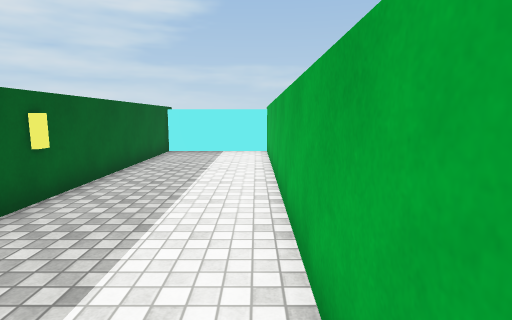
View 1 (above)

18 first-person views from a walk through a Unity game level. The camera is 1.5 m above the floor, tilts 8° down and sees 80° across. The floor is counted in squares, 1 m on a side. Each view is taken from the middle of a square. On the plan, view 1 faces up. The plan holds only what a view shows up to about 15 squares ahead; the rest is blank. The player character is not drawn. Surface patterns are stand-ins for the level's own textures.

View 2
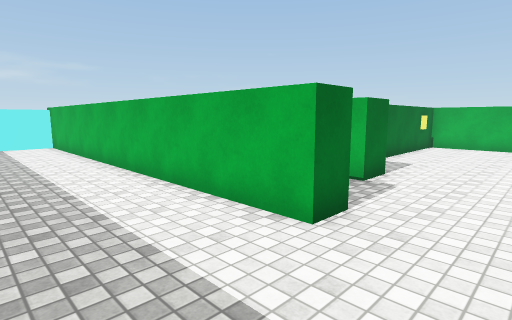

View 3
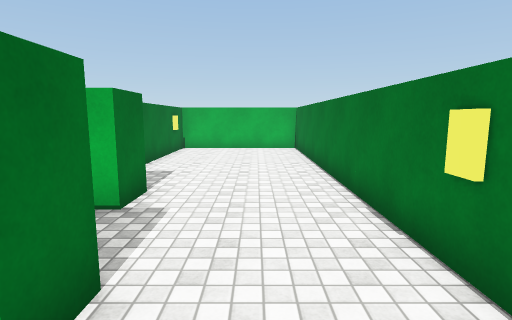

View 4
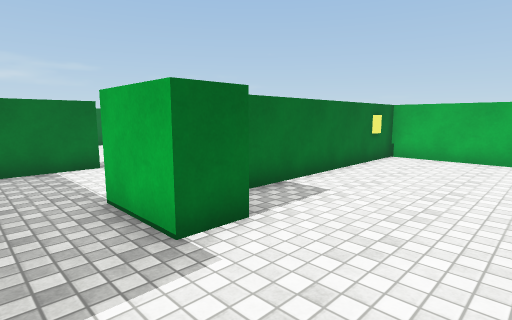

View 5
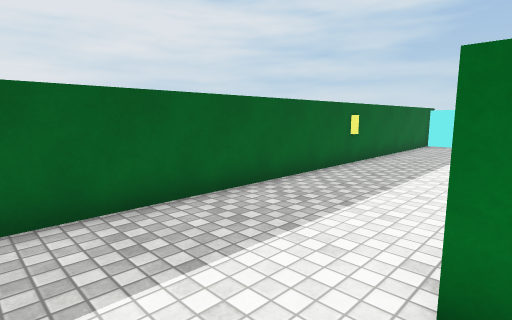

View 6
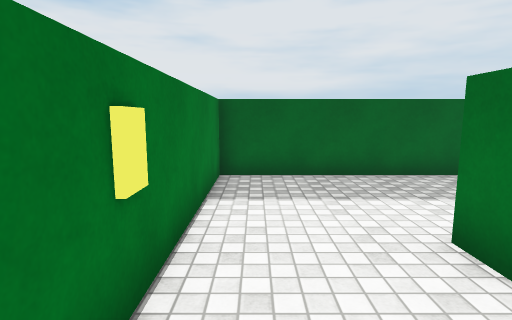

View 7
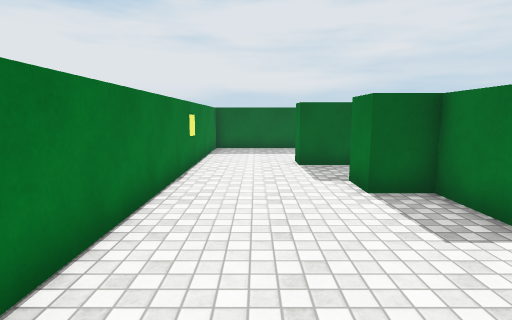

View 8
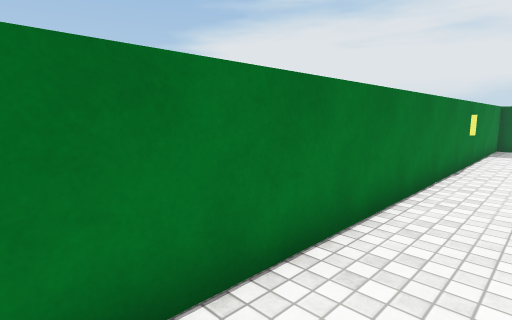

View 9
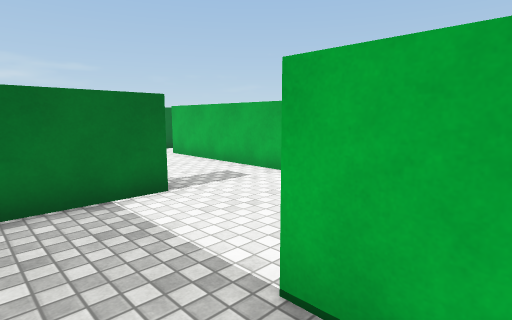

View 10
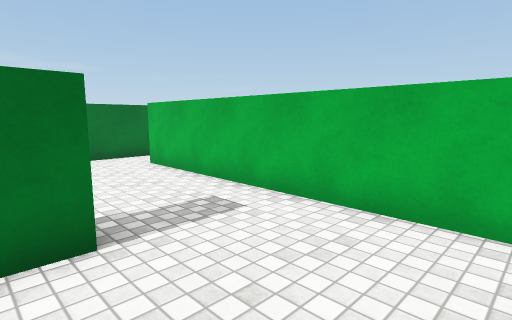

View 11
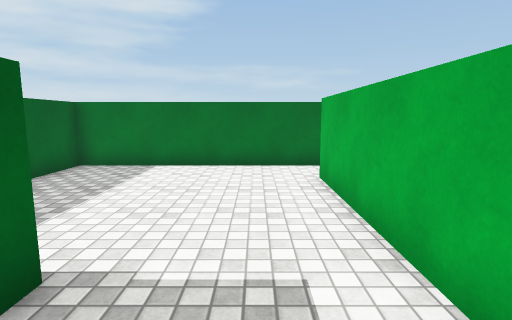

View 12
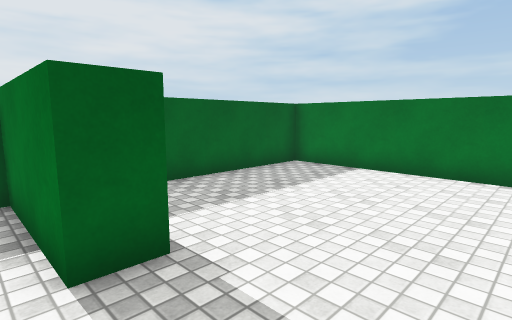

View 13
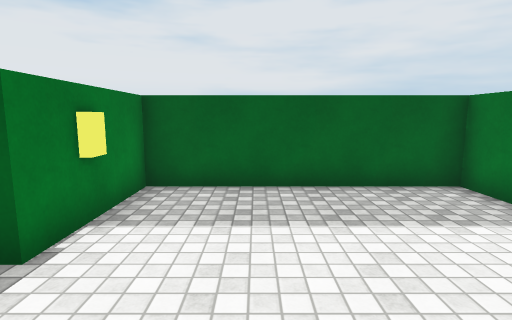

View 14
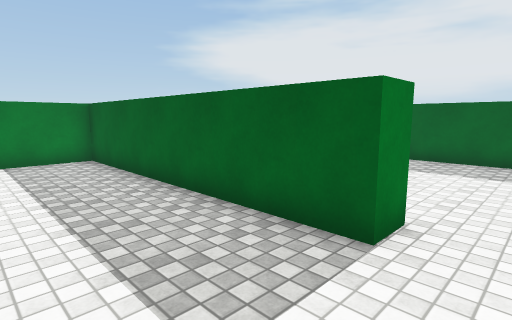

View 15
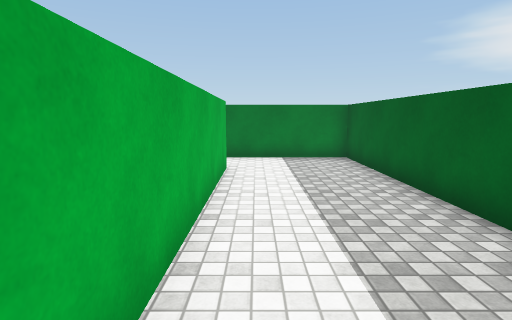

View 16
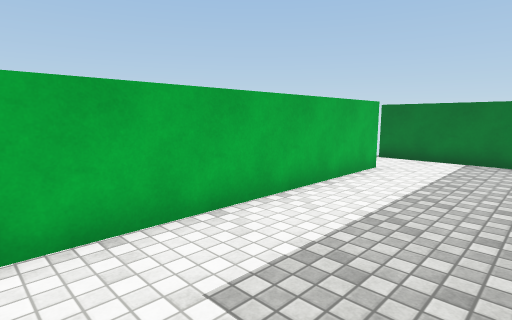

View 17
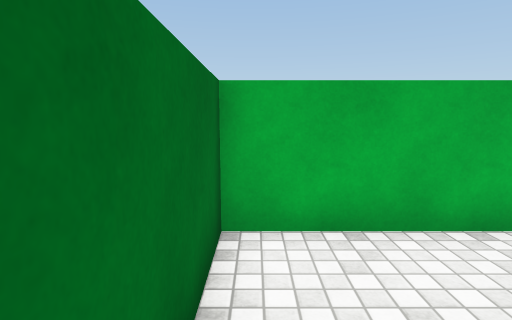

View 18
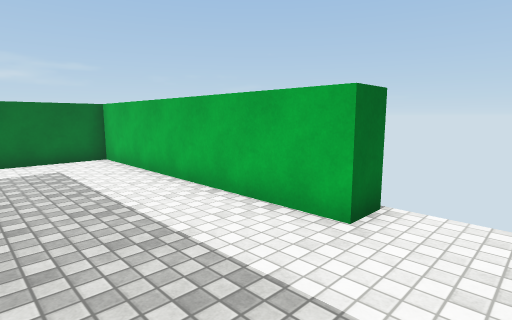

### Floor plan
Ten units are one square. View 1 is at (0, 0); x grows to the right and y downward. Boxes are objects, and circles mark ways between rooms. Rooms are numbered by the first view taken in them; rooms with no view inside come last. Other rooms are left out.
<svg viewBox="-44 -140 199 194">
<path fill="none" stroke="#000" d="M15 0 15 16 5 16 5 -135 -39 -135 -39 49 139 49 139 -6 51 -6 51 8 38 8 38 -16M84 -135 15 -135 15 -66 51 -66 51 -56 14 -56M86 -22 86 -116M86 -116 96 -116 96 -16 149 -16M150 -40 139 -40 139 -135 84 -135"/>
<rect x="35" y="-75" width="10" height="10" fill="#bbb"><title>yellow block</title></rect>
<circle cx="25" cy="-15" r="3" fill="#2a7"/>
<circle cx="90" cy="-125" r="3" fill="#2a7"/>
<text x="30" y="-10">1</text>
<text x="50" y="-80">2</text>
<text x="110" y="-80">3</text>
</svg>
Room 1 opens to room 2. Room 2 opens to room 3.

Where each view was taken, in squares from view 1:
view 1: 0 up, 0 right, facing up
view 2: 4 down, 3 left, facing up-right
view 3: 3 down, 1 left, facing right
view 4: 4 down, 2 right, facing up-right
view 5: 4 down, 1 right, facing up-left
view 6: 4 down, 4 right, facing left
view 7: 3 down, 11 right, facing left
view 8: 3 down, 13 right, facing down-left
view 9: 0 up, 2 right, facing up-right
view 10: 2 up, 4 right, facing up-right
view 11: 4 up, 7 right, facing up
view 12: 5 up, 8 right, facing up-left
view 13: 9 up, 8 right, facing left
view 14: 13 up, 13 right, facing down-left
view 15: 13 up, 13 right, facing down
view 16: 13 up, 10 right, facing down-right
view 17: 13 up, 10 right, facing right
view 18: 2 up, 10 right, facing up-right
